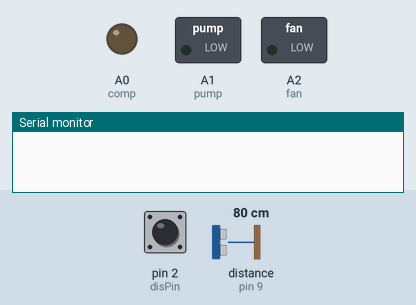
Bench run of a sketch on a simulated Arduino Uno, built with avr-gcc and run on an emulated ATmega328P. On the bench: switched loads named in the sketch (green lamp = pin HIGH), output pins drawn as LEDs (lit = HIGH), the last lines printed to the serial monitor. Wiring (inferred from the names in the program): ultrasonic range finder: trigger pin 10; echo pin 9. The inputs (shaded band) are chosen by the test bench; at power-on: distance to the obstacle (sensor on pin 9) 80 cm, pin 2 (disPin) HIGH. The echo pulse lasts 58.3 µs per cm; pins used as bus, display or sensor lines are not drawn.

Above: at 1.4 s.
1.5 s: distance to the obstacle (sensor on pin 9) set to 70 cm
4.5 s: distance to the obstacle (sensor on pin 9) set to 60 cm
At 6.9 s:
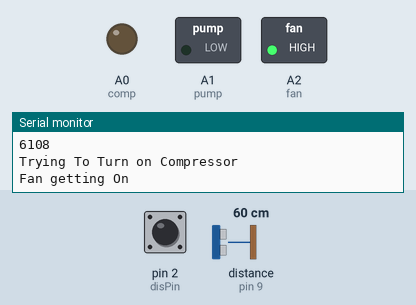
Timing chart, 0 to 8.4 s (numbered marks = the images above; inputs shaded):
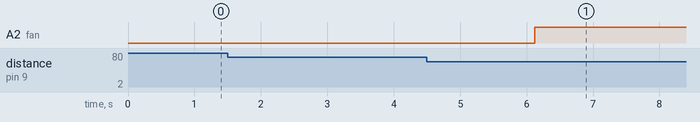

The sketch:

visit_2.ino
```cpp
#include "max6675.h"
#include <Wire.h>
#include <SoftwareSerial.h>
#include <OneWire.h>
#include <DallasTemperature.h>
#include <DHT.h>
#include <DHT_U.h>

SoftwareSerial s(12, 11);

#define trigPin 10
#define echoPin 9
#define comp A0
#define pump A1
#define fan A2
#define disPin 2
#define tankHeight 50

long duration, distance;
unsigned long lastOffTime = 0;
unsigned long compOnTime = 0;
unsigned long lastChecked = 0;
unsigned long fanOnTime = 0;
unsigned long fanOffTime = 0;
unsigned long dispenseTime = 0;
short m = 150;

void setup() {
  Serial.begin(9600);
  pinMode(trigPin, OUTPUT);
  pinMode(echoPin, INPUT);
  pinMode(comp, OUTPUT);
  pinMode(pump, OUTPUT);
  pinMode(fan, OUTPUT);
  pinMode(disPin, INPUT);
  digitalWrite(disPin, HIGH);
  delay(200);
}

void loop()
{
  unsigned long interval = millis() - lastChecked;
  if (interval < 0)
    lastChecked = 0;
  if (interval > 3000)
  {
    distanceMeasure();
    compressor();
    lastChecked = millis();
  }
  if (digitalRead(disPin) == 0)
  {
    delay(50);
    dispenseTime = millis();
    while (digitalRead(disPin) == 0)
    {
      Serial.println(".");
      distanceMeasure();
      delay(5);
      if (distance >= 45)
        break;
      dispense();
    }
    digitalWrite(pump, LOW);
    digitalWrite(pump, LOW);
    dispenseTime = millis() - dispenseTime;
    dispenseTime = dispenseTime / 1000;
    delay(400);
  }
  delay(150);
  // put your main code here, to run repeatedly:

}

void compressor()
{
  Serial.println("Checking Compressor");
  unsigned long interval = millis() - lastOffTime;
  if (interval < 0)
  {
    lastOffTime = 0;
  }
  Serial.println(interval);
  if (distance > 8 && distance < 65 && digitalRead(comp) != 1) // dalay to turn on the compressor is ten sec for now and will be changed after according to the condition
  {

    //Check last the compresssor
    //if the compressor was turn off for more than 3 min turn On the compressor
    Serial.println("Trying To Turn on Compressor");
    if (digitalRead(fan) != 1)
    {
      digitalWrite(fan, HIGH);
      fanOnTime = millis();
      Serial.println("Fan getting On");
    }
    else if (((millis() - fanOnTime) > 120000) && interval > 120000)
    {
      digitalWrite(comp, HIGH);
      Serial.println("Compressor getting On");
    }
  }
  else if (digitalRead(comp) != 0 && (distance < 5 || distance > 65 ))
  {
    turnOffComp();
    compOnTime = 60000;
  }
  else if (digitalRead(fan) == 1 && digitalRead(comp) == 0 && interval > 120000 && distance < 8)
  {
    digitalWrite(fan, LOW);
    Serial.println("Fan getting off");
  }
  else
  {
    Serial.println("not found any Condition for compresser Its state is unaltered");
  }
}

void dispense()
{
  if (distance < 45)
    digitalWrite(pump, HIGH);
  else
    digitalWrite(pump, LOW);
}

void distanceMeasure()
{
  digitalWrite(trigPin, LOW);  // Added this line
  delayMicroseconds(2); // Added this line
  digitalWrite(trigPin, HIGH);
  delayMicroseconds(10); // Added this line
  digitalWrite(trigPin, LOW);
  duration = pulseIn(echoPin, HIGH);
  distance = (duration / 2) / 29.1;
  Serial.println("The Distance is ");
  Serial.println(distance);
}
short measureHeight(int d)
{
  Serial.println("Measuring Tank level");
  Serial.println(d);
  short measure = ((d) / 50.0) * 100.00;
  if (measure > 100 || measure < 0)
    return (00);
  else
    return ((100 - measure));
}


void turnOffComp()
{
  digitalWrite(comp, LOW);
  lastOffTime = millis();
  Serial.println("Compressor getting off");

}
```

Measured:
- the behaviour switches between 66 and 65 cm on distance to the obstacle (sensor on pin 9) (found by bisection; images 0 and 1)
- after the input at 4.5 s, A2 (fan): LOW → HIGH after 1.6 s
